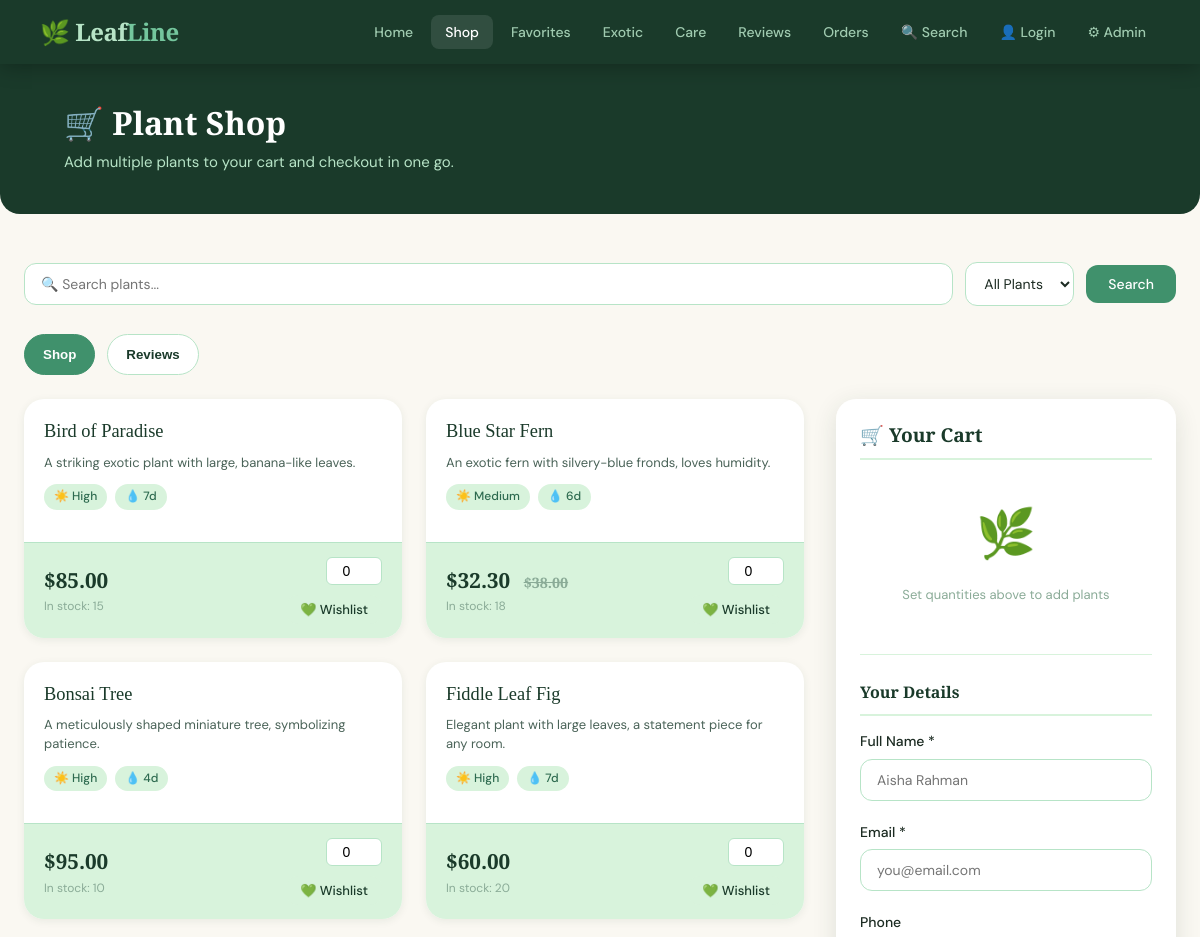
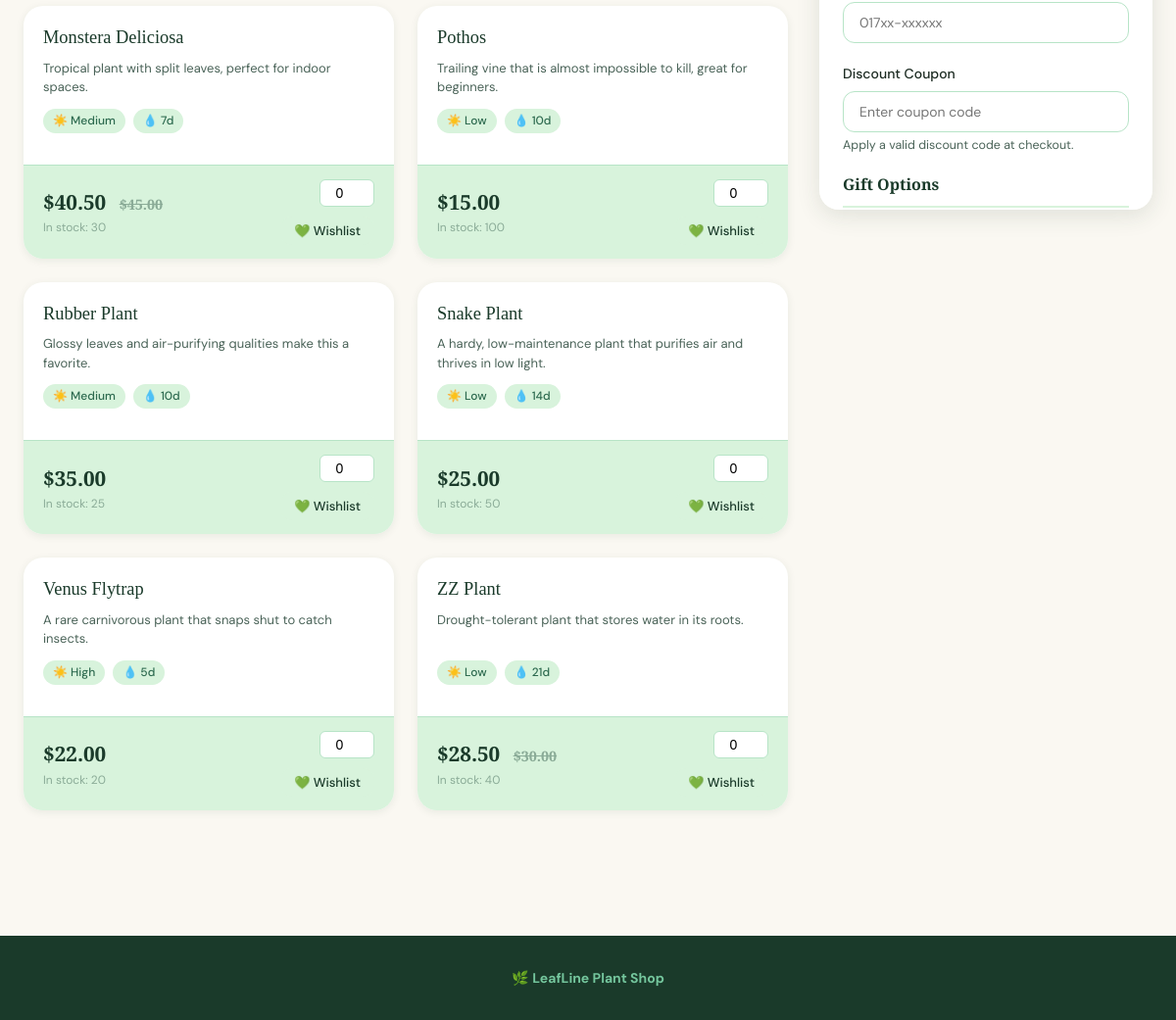
The page /shop.php on the database its author committed (2 pictures, top to bottom).
### tables this page shows
CREATE TABLE IF NOT EXISTS plants (
    id INT AUTO_INCREMENT PRIMARY KEY,
    name VARCHAR(150) NOT NULL,
    description TEXT,
    price DECIMAL(10,2) NOT NULL DEFAULT 0,
    image_url VARCHAR(500),
    type VARCHAR(20) NOT NULL DEFAULT 'regular',
    sunlight VARCHAR(50) NOT NULL DEFAULT 'Medium',
    watering_days INT NOT NULL DEFAULT 7,
    stock INT NOT NULL DEFAULT 0,
    discount_percent TINYINT NOT NULL DEFAULT 0,
    created_at DATETIME NOT NULL DEFAULT CURRENT_TIMESTAMP
);

### db.php (called while the page is built, shortened)
<?php
function isAdmin() {
    return isset($_SESSION['admin_verified']) && $_SESSION['admin_verified'] === true;
}
function e($str) {
    return htmlspecialchars($str, ENT_QUOTES, 'UTF-8');
}
function formatPrice($price) {
    return '$' . number_format($price, 2);
}
function discountedPrice($price, $discountPercent) {
    $discountPercent = max(0, min(100, (int)$discountPercent));
    return $discountPercent > 0 ? $price * (1 - $discountPercent / 100) : $price;
}
?>

### shop.php (the view, shortened to what this page needs)
<?php
require_once 'db.php';
$couponCode = trim($_POST['discount_code'] ?? $_SESSION['discount_code'] ?? '');
$quickAddPlantId = isset($_GET['add']) ? max(0, (int)$_GET['add']) : 0;
$quickAddQty = isset($_GET['qty']) ? max(1, min(10, (int)$_GET['qty'])) : 1;
$search = trim($_GET['search'] ?? '');
$filter = $_GET['filter'] ?? 'all';
$sql = "SELECT * FROM plants WHERE stock > 0";
$sql .= " ORDER BY name ASC";
$stmt = $conn->prepare($sql);
$stmt->execute();
$result = $stmt->get_result();
$plants = $result->fetch_all(MYSQLI_ASSOC);
$wishlistPlants = [];
?>
<!DOCTYPE html>
<html lang="en">
<head>
    <link rel="stylesheet" href="style.css">
</head>
<body>
<nav class="navbar">
    <a href="/plantshop/" class="navbar-brand">🌿 Leaf<span>Line</span></a>
    <ul class="navbar-nav">
        <li><a href="/plantshop/">Home</a></li>
        <li><a href="shop" class="active">Shop</a></li>
        <li><a href="wishlist">Favorites</a></li>
        <li><a href="exotic">Exotic</a></li>
        <li><a href="care">Care</a></li>
        <li><a href="reviews">Reviews</a></li>
        <li><a href="orders">Orders</a></li>
        <li><a href="search.php">🔍 Search</a></li>
        <?php if (isset($_SESSION['customer_id'])): ?>
        <li><a href="account.php">🙍 My Account</a></li>
        <li><a href="loyalty.php">🏆 Rewards</a></li>
        <li><a href="logout.php">🚪 Logout</a></li>
        <?php else: ?>
        <li><a href="login.php">👤 Login</a></li>
        <?php endif; ?>
        <?php if (isAdmin()): ?>
        <li><a href="dashboard">📊 Dashboard</a></li>
        <li><a href="admin_reviews">📝 Reviews</a></li>
        <li><a href="admin_wishlist">💚 Wishlists</a></li>
        <li><a href="discount_codes">🎫 Discounts</a></li>
        <li><a href="add_plant">🌱 Manage Plants</a></li>
        <li><a href="admin_change_password.php">🔐 Change Password</a></li>
        <li><a href="add_plant?logout=1" style="color:#e07a5f;">🚪 Admin Logout</a></li>
        <?php else: ?>
        <li><a href="admin_login.php">⚙ Admin</a></li>
        <?php endif; ?>
    </ul>
</nav>
<div class="page-header" style="margin-bottom:0;">
    <div class="container">
        <h1>🛒 Plant Shop</h1>
        <p>Add multiple plants to your cart and checkout in one go.</p>
    </div>
</div>
<div class="page-wrapper">
    <form method="GET" action="shop" class="search-bar">
        <input type="text" name="search" placeholder="🔍 Search plants..."
               class="search-input" value="<?= e($search) ?>">
        <select name="filter" class="filter-select" onchange="this.form.submit()">
            <option value="all"    <?= $filter==='all'     ? 'selected' : '' ?>>All Plants</option>
        </select>
        <button type="submit" class="btn btn-primary">Search</button>
    </form>
<div class="shop-tabs">
        <button type="button" class="tab-btn active" data-tab="shop-tab">Shop</button>
        <button type="button" class="tab-btn" data-tab="reviews-tab">Reviews</button>
    </div>
    <div id="shop-tab" class="tab-pane active">
    <form method="POST" action="shop">
    <div class="shop-layout">
        <div>
            <?php if (count($plants) === 0): ?>
            <div class="empty-state">
                <div class="empty-icon">🌱</div>
                <p>No plants found. Try a different search.</p>
            </div>
            <?php else: ?>
            <div class="plant-grid">
                <?php foreach ($plants as $plant):
                    $hasDiscount = !empty($plant['discount_percent']);
                    $currentPrice = $hasDiscount ? discountedPrice($plant['price'], $plant['discount_percent']) : $plant['price'];
                    $inWishlist = in_array($plant['id'], $wishlistPlants, true);
                ?>
                <div class="plant-card">
                    <div class="plant-card-body">
                        <div class="plant-card-name"><?= e($plant['name']) ?></div>
                        <div class="plant-card-desc"><?= e(mb_substr($plant['description'], 0, 90)) ?><?= mb_strlen($plant['description']) > 90 ? '...' : '' ?></div>
                        <div class="plant-care-info">
                            <span class="care-tag">☀️ <?= e($plant['sunlight']) ?></span>
                            <span class="care-tag">💧 <?= e($plant['watering_days']) ?>d</span>
                        </div>
                    </div>
                    <div class="plant-card-footer">
                        <div>
                            <div class="plant-price"><?= formatPrice($currentPrice) ?>
                                <?php if ($hasDiscount): ?><span class="price-faded"><?= formatPrice($plant['price']) ?></span><?php endif; ?>
                            </div>
                            <div class="stock-label <?= $plant['stock'] <= 5 ? 'stock-low' : '' ?>">
                                <?= $plant['stock'] <= 5 ? "⚠️ Only {$plant['stock']} left" : "In stock: {$plant['stock']}" ?>
                            </div>
                        </div>
                                <div style="display:flex; flex-direction:column; gap:10px; align-items:flex-end;">
                            <input type="number" name="cart[<?= $plant['id'] ?>]"
                                   class="qty-input" data-id="<?= $plant['id'] ?>" data-name="<?= e($plant['name']) ?>" data-price="<?= number_format($currentPrice, 2, '.', '') ?>"
                                   min="0" max="<?= $plant['stock'] ?>"
                                   value="<?= $quickAddPlantId === $plant['id'] ? $quickAddQty : 0 ?>" placeholder="0"
                                   onchange="updateCart(<?= $plant['id'] ?>, '<?= addslashes($plant['name']) ?>', <?= number_format($currentPrice, 2, '.', '') ?>, this.value)">
                            <button type="submit" name="wishlist_action" value="<?= $plant['id'] ?>" class="btn btn-secondary btn-sm">
                                <?= $inWishlist ? '💖 Saved' : '💚 Wishlist' ?>
                            </button>
                        </div>
                    </div>
                </div>
                <?php endforeach; ?>
            </div>
            <?php endif; ?>
        </div>
        <div class="cart-sidebar">
            <h3>🛒 Your Cart</h3>
            <div id="cart-items">
            </div>
            <div class="divider"></div>
            <div style="margin-bottom:16px;">
                <h3 style="font-size:1rem; margin-bottom:14px; color:var(--green-deep);">Your Details</h3>
                <div class="form-group">
                    <label class="form-label">Full Name *</label>
                    <input type="text" name="customer_name" class="form-control" placeholder="Aisha Rahman" required value="<?= e($_SESSION['customer_name'] ?? '') ?>">
                </div>
                <div class="form-group">
                    <label class="form-label">Email *</label>
                    <input type="email" name="customer_email" class="form-control" placeholder="you@email.com" required value="<?= e($_SESSION['customer_email'] ?? '') ?>">
                </div>
                <div class="form-group">
                    <label class="form-label">Phone</label>
                    <input type="text" name="customer_phone" class="form-control" placeholder="017xx-xxxxxx">
                </div>
            </div>
            <div class="form-group">
                <label class="form-label">Discount Coupon</label>
                <input type="text" name="discount_code" class="form-control" placeholder="Enter coupon code"
                       value="<?= e($couponCode) ?>">
                <small style="color:var(--text-mid);">Apply a valid discount code at checkout.</small>
            </div>
            <div style="margin-bottom:16px;">
                <h3 style="font-size:1rem; margin-bottom:14px; color:var(--green-deep);">Gift Options</h3>
            </div>
        </div>
                </div>
        </div>
    </div>
<footer>
    <p>🌿 <strong>LeafLine Plant Shop</strong></p>
</footer>
</body>
</html>

### rows shown on the page
plants: name "Bird of Paradise", description "A striking exotic plant with large, banana-like leaves.", sunlight "High", watering_days "7", formatPrice($currentPrice) "$85.00", stock "15", id "0", shows "💚 Wishlist"
plants: name "Blue Star Fern", description "An exotic fern with silvery-blue fronds, loves humidity.", sunlight "Medium", watering_days "6", formatPrice($currentPrice) "$32.30", price "$38.00", stock "18", id "0", shows "💚 Wishlist"
plants: name "Bonsai Tree", description "A meticulously shaped miniature tree, symbolizing patience.", sunlight "High", watering_days "4", formatPrice($currentPrice) "$95.00", stock "10", id "0", shows "💚 Wishlist"
plants: name "Fiddle Leaf Fig", description "Elegant plant with large leaves, a statement piece for any room.", sunlight "High", watering_days "7", formatPrice($currentPrice) "$60.00", stock "20", id "0", shows "💚 Wishlist"
plants: name "Monstera Deliciosa", description "Tropical plant with split leaves, perfect for indoor spaces.", sunlight "Medium", watering_days "7", formatPrice($currentPrice) "$40.50", price "$45.00", stock "30", id "0", shows "💚 Wishlist"
plants: name "Pothos", description "Trailing vine that is almost impossible to kill, great for beginners.", sunlight "Low", watering_days "10", formatPrice($currentPrice) "$15.00", stock "100", id "0", shows "💚 Wishlist"
plants: name "Rubber Plant", description "Glossy leaves and air-purifying qualities make this a favorite.", sunlight "Medium", watering_days "10", formatPrice($currentPrice) "$35.00", stock "25", id "0", shows "💚 Wishlist"
plants: name "Snake Plant", description "A hardy, low-maintenance plant that purifies air and thrives in low light.", sunlight "Low", watering_days "14", formatPrice($currentPrice) "$25.00", stock "50", id "0", shows "💚 Wishlist"
plants: name "Venus Flytrap", description "A rare carnivorous plant that snaps shut to catch insects.", sunlight "High", watering_days "5", formatPrice($currentPrice) "$22.00", stock "20", id "0", shows "💚 Wishlist"
plants: name "ZZ Plant", description "Drought-tolerant plant that stores water in its roots.", sunlight "Low", watering_days "21", formatPrice($currentPrice) "$28.50", price "$30.00", stock "40", id "0", shows "💚 Wishlist"
